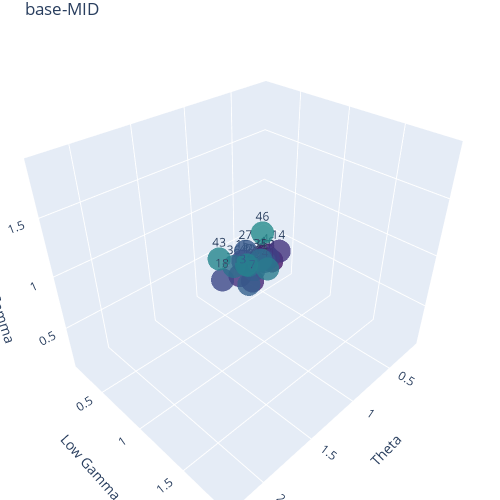

Source (notebook cell):
### Code cell
animated_3D_scatter_plot(vector_BM,'base-MID',remove_idx,True)
